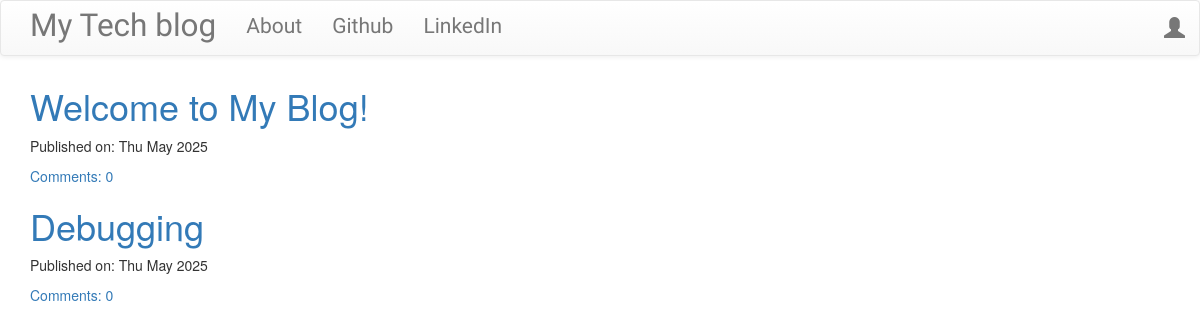
The page / on the database its author committed.
### blog/models.py (models this page shows, shortened)
class Post(models.Model):
    author = models.ForeignKey('auth.User',on_delete=models.CASCADE)
    title = models.CharField(max_length=200)
    text = models.TextField()
    created_date = models.DateTimeField(default=timezone.now())
    published_date = models.DateTimeField(blank=True, null=True)
    def approve_comments(self):
        return self.comments.filter(approved_comment=True)

### blog/views.py (the view)
# urls.py: path('', views.PostListView.as_view(), name='post_list'),  # URL for the post list view
class PostListView(ListView):
    model = Post
    template_name = 'blog/post_list.html'
    context_object_name = 'post_list'
    def get_queryset(self):
        return Post.objects.filter(published_date__lte=timezone.now()).order_by('-published_date')

### blog/templates/blog/post_list.html
{% extends "blog/base.html" %} {% block content %}
<div class="centerstage">
  {% for post in post_list %}
  <div class="post">
    <h1><a href="{% url 'post_detail' post.pk %}">{{ post.title }}</a></h1>
    <div class="date">
      <p>Published on: {{ post.created_date|date:"D M Y" }}</p>
    </div>
    <a href="{% url 'post_detail' pk=post.pk %}">
      Comments: {{ post.approve_comments.count }}
    </a>
  </div>
  {% empty %}
  <p>No posts available yet.</p>
  {% endfor %}
</div>
{% endblock %}

### blog/static/css/blog.css (style rules this page uses)
.centerstage { margin-left: auto; margin-right: auto; }
.loader { filter:hue-rotate(0deg); color: linear-gradient(45deg,#0f8,#08f); animation:hue 5000ms infinite linear; }

### rows shown on the page
Post: title "Welcome to My Blog!", created_date "Thu May 2025", approve_comments.count "0"
Post: title "Debugging", created_date "Thu May 2025", approve_comments.count "0"
